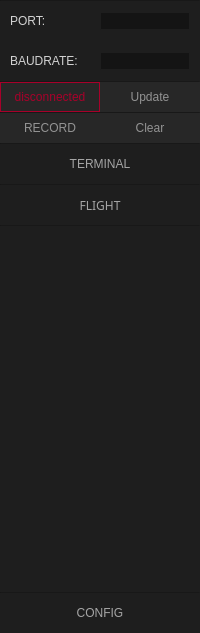
        <widget class="QFrame" name="fr_menu">
         <property name="minimumSize">
          <size>
           <width>200</width>
           <height>0</height>
          </size>
         </property>
         <property name="maximumSize">
          <size>
           <width>0</width>
           <height>16777215</height>
          </size>
         </property>
         <property name="styleSheet">
          <string notr="true">QPushButton {
	background-color: rgb(30, 30, 30);
	border: 0px;
	color: rgba(255, 255, 255, 0.6);
}

QPushButton:hover{
	color: rgba(255, 255, 255, 0.9);
	background-color: rgba(255, 255, 255, 0.1)
}
QPushButton:pressed{
	background-color: rgba(155, 155, 155, 0.2)
}

QFrame{
	background-color: rgb(30, 30, 30);
}

QLabel{
	color: rgba(255, 255, 255, 0.8);
}</string>
         </property>
         <property name="frameShape">
          <enum>QFrame::NoFrame</enum>
         </property>
         <property name="frameShadow">
          <enum>QFrame::Raised</enum>
         </property>
         <layout class="QVBoxLayout" name="verticalLayout_3">
          <property name="spacing">
           <number>0</number>
          </property>
          <property name="leftMargin">
           <number>0</number>
          </property>
          <property name="topMargin">
           <number>0</number>
          </property>
          <property name="rightMargin">
           <number>0</number>
          </property>
          <property name="bottomMargin">
           <number>0</number>
          </property>
          <item>
           <widget class="Line" name="line_5">
            <property name="minimumSize">
             <size>
              <width>200</width>
              <height>1</height>
             </size>
            </property>
            <property name="maximumSize">
             <size>
              <width>1</width>
              <height>1</height>
             </size>
            </property>
            <property name="styleSheet">
             <string notr="true">background-color: rgba(0, 0, 0, 0.1);</string>
            </property>
            <property name="orientation">
             <enum>Qt::Horizontal</enum>
            </property>
           </widget>
          </item>
          <item>
           <widget class="QFrame" name="fr_connection">
            <property name="minimumSize">
             <size>
              <width>200</width>
              <height>80</height>
             </size>
            </property>
            <property name="maximumSize">
             <size>
              <width>200</width>
              <height>80</height>
             </size>
            </property>
            <property name="styleSheet">
             <string notr="true">QComboBox{
	padding-left: 2px;
	border: 1px solid;
	border-color: rgb(30, 30, 30);
	color: rgba(255, 255, 255, 0.6);
	background-color: rgb(20, 20, 20);
	border-radius: 1px;
}

QComboBox:hover{
	background-color: rgb(22, 22, 22);
}

QComboBox:drop-down{
	border: 0px solid;
	color: rgba(255, 255, 255, 0.6);
}

QComboBox QAbstractItem{
    selection-background-color:   rgb(47, 175, 178);
    border: none;
}

QListView{
	color: rgba(255, 255, 255, 0.6);
	border: 0px;
}
</string>
            </property>
            <property name="frameShape">
             <enum>QFrame::NoFrame</enum>
            </property>
            <property name="frameShadow">
             <enum>QFrame::Raised</enum>
            </property>
            <layout class="QVBoxLayout" name="verticalLayout_2">
             <property name="spacing">
              <number>0</number>
             </property>
             <property name="leftMargin">
              <number>0</number>
             </property>
             <property name="topMargin">
              <number>0</number>
             </property>
             <property name="rightMargin">
              <number>0</number>
             </property>
             <property name="bottomMargin">
              <number>0</number>
             </property>
             <item>
              <widget class="QFrame" name="fr_ports">
               <property name="minimumSize">
                <size>
                 <width>200</width>
                 <height>40</height>
                </size>
               </property>
               <property name="maximumSize">
                <size>
                 <width>200</width>
                 <height>40</height>
                </size>
               </property>
               <property name="styleSheet">
                <string notr="true"/>
               </property>
               <property name="frameShape">
                <enum>QFrame::NoFrame</enum>
               </property>
               <property name="frameShadow">
                <enum>QFrame::Raised</enum>
               </property>
               <layout class="QHBoxLayout" name="horizontalLayout_4">
                <property name="spacing">
                 <number>0</number>
                </property>
                <property name="leftMargin">
                 <number>10</number>
                </property>
                <property name="topMargin">
                 <number>0</number>
                </property>
                <property name="rightMargin">
                 <number>10</number>
                </property>
                <property name="bottomMargin">
                 <number>0</number>
                </property>
                <item>
                 <widget class="QLabel" name="lb_Ports">
                  <property name="minimumSize">
                   <size>
                    <width>0</width>
                    <height>30</height>
                   </size>
                  </property>
                  <property name="maximumSize">
                   <size>
                    <width>16777215</width>
                    <height>30</height>
                   </size>
                  </property>
                  <property name="layoutDirection">
                   <enum>Qt::LeftToRight</enum>
                  </property>
                  <property name="styleSheet">
                   <string notr="true"/>
                  </property>
                  <property name="text">
                   <string>PORT:</string>
                  </property>
                  <property name="alignment">
                   <set>Qt::AlignLeading|Qt::AlignLeft|Qt::AlignVCenter</set>
                  </property>
                 </widget>
                </item>
                <item>
                 <widget class="QComboBox" name="cb_ports">
                  <property name="cursor">
                   <cursorShape>PointingHandCursor</cursorShape>
                  </property>
                  <property name="styleSheet">
                   <string notr="true">border-radius: 1px;</string>
                  </property>
                  <property name="placeholderText">
                   <string notr="true"/>
                  </property>
                 </widget>
                </item>
               </layout>
              </widget>
             </item>
             <item>
              <widget class="QFrame" name="fr_bauds">
               <property name="minimumSize">
                <size>
                 <width>200</width>
                 <height>40</height>
                </size>
               </property>
               <property name="maximumSize">
                <size>
                 <width>200</width>
                 <height>40</height>
                </size>
               </property>
               <property name="styleSheet">
                <string notr="true"/>
               </property>
               <property name="frameShape">
                <enum>QFrame::NoFrame</enum>
               </property>
               <property name="frameShadow">
                <enum>QFrame::Raised</enum>
               </property>
               <layout class="QHBoxLayout" name="horizontalLayout_3">
                <property name="spacing">
                 <number>0</number>
                </property>
                <property name="leftMargin">
                 <number>10</number>
                </property>
                <property name="topMargin">
                 <number>0</number>
                </property>
                <property name="rightMargin">
                 <number>10</number>
                </property>
                <property name="bottomMargin">
                 <number>0</number>
                </property>
                <item>
                 <widget class="QLabel" name="lb_Baudrate">
                  <property name="minimumSize">
                   <size>
                    <width>0</width>
                    <height>30</height>
                   </size>
                  </property>
                  <property name="maximumSize">
                   <size>
                    <width>16777215</width>
                    <height>30</height>
                   </size>
                  </property>
                  <property name="text">
                   <string>BAUDRATE:</string>
                  </property>
                  <property name="alignment">
                   <set>Qt::AlignLeading|Qt::AlignLeft|Qt::AlignVCenter</set>
                  </property>
                 </widget>
                </item>
                <item>
                 <widget class="QComboBox" name="cb_bauds">
                  <property name="cursor">
                   <cursorShape>PointingHandCursor</cursorShape>
                  </property>
                  <property name="styleSheet">
                   <string notr="true">border-radius: 1px;</string>
                  </property>
                  <property name="currentText">
                   <string/>
                  </property>
                  <property name="placeholderText">
                   <string notr="true"/>
                  </property>
                 </widget>
                </item>
               </layout>
              </widget>
             </item>
            </layout>
           </widget>
          </item>
          <item>
           <widget class="Line" name="line_6">
            <property name="minimumSize">
             <size>
              <width>200</width>
              <height>1</height>
             </size>
            </property>
            <property name="maximumSize">
             <size>
              <width>1</width>
              <height>1</height>
             </size>
            </property>
            <property name="styleSheet">
             <string notr="true">background-color: rgba(0, 0, 0, 0.1);</string>
            </property>
            <property name="orientation">
             <enum>Qt::Horizontal</enum>
            </property>
           </widget>
          </item>
          <item>
           <widget class="QFrame" name="fr_connection_btn">
            <property name="minimumSize">
             <size>
              <width>200</width>
              <height>30</height>
             </size>
            </property>
            <property name="maximumSize">
             <size>
              <width>200</width>
              <height>30</height>
             </size>
            </property>
            <property name="styleSheet">
             <string notr="true">QPushButton{
border:0px;
color: rgba(255, 255, 255, 0.5);
background-color: rgb(39, 39, 39);
}

QPushButton:hover{
background-color: rgba(155, 155, 155, 0.1)
}

QPushButton:pressed{
	background-color: rgba(155, 155, 155, 0.2)
}
</string>
            </property>
            <property name="frameShape">
             <enum>QFrame::NoFrame</enum>
            </property>
            <property name="frameShadow">
             <enum>QFrame::Raised</enum>
            </property>
            <layout class="QHBoxLayout" name="horizontalLayout_2">
             <property name="spacing">
              <number>0</number>
             </property>
             <property name="leftMargin">
              <number>0</number>
             </property>
             <property name="topMargin">
              <number>0</number>
             </property>
             <property name="rightMargin">
              <number>0</number>
             </property>
             <property name="bottomMargin">
              <number>0</number>
             </property>
             <item>
              <widget class="QPushButton" name="btn_connect_serial">
               <property name="sizePolicy">
                <sizepolicy hsizetype="Expanding" vsizetype="Expanding">
                 <horstretch>0</horstretch>
                 <verstretch>0</verstretch>
                </sizepolicy>
               </property>
               <property name="minimumSize">
                <size>
                 <width>100</width>
                 <height>30</height>
                </size>
               </property>
               <property name="maximumSize">
                <size>
                 <width>100</width>
                 <height>30</height>
                </size>
               </property>
               <property name="cursor">
                <cursorShape>PointingHandCursor</cursorShape>
               </property>
               <property name="styleSheet">
                <string notr="true">QPushButton{
color: rgb(168, 0, 42);
border: 0.5px solid;
border-color: rgb(168, 0, 42);
}

QPushButton:checked{
color:  rgb(140, 184, 84);
border: 0.5px solid;
border-color:  rgb(140, 184, 84);
}


</string>
               </property>
               <property name="text">
                <string>disconnected</string>
               </property>
               <property name="checkable">
                <bool>true</bool>
               </property>
              </widget>
             </item>
             <item>
              <widget class="QPushButton" name="btn_update_ports">
               <property name="sizePolicy">
                <sizepolicy hsizetype="Expanding" vsizetype="Expanding">
                 <horstretch>0</horstretch>
                 <verstretch>0</verstretch>
                </sizepolicy>
               </property>
               <property name="minimumSize">
                <size>
                 <width>100</width>
                 <height>30</height>
                </size>
               </property>
               <property name="maximumSize">
                <size>
                 <width>100</width>
                 <height>30</height>
                </size>
               </property>
               <property name="cursor">
                <cursorShape>PointingHandCursor</cursorShape>
               </property>
               <property name="styleSheet">
                <string notr="true"/>
               </property>
               <property name="text">
                <string>Update</string>
               </property>
              </widget>
             </item>
            </layout>
           </widget>
          </item>
          <item>
           <widget class="Line" name="line_7">
            <property name="minimumSize">
             <size>
              <width>200</width>
              <height>1</height>
             </size>
            </property>
            <property name="maximumSize">
             <size>
              <width>1</width>
              <height>1</height>
             </size>
            </property>
            <property name="styleSheet">
             <string notr="true">background-color: rgba(0, 0, 0, 0.1);</string>
            </property>
            <property name="orientation">
             <enum>Qt::Horizontal</enum>
            </property>
           </widget>
          </item>
          <item>
           <widget class="QFrame" name="fr_util_btn">
            <property name="minimumSize">
             <size>
              <width>200</width>
              <height>30</height>
             </size>
            </property>
            <property name="maximumSize">
             <size>
              <width>200</width>
              <height>30</height>
             </size>
            </property>
            <property name="styleSheet">
             <string notr="true">QPushButton{
border:0px;
color: rgba(255, 255, 255, 0.5);
background-color: rgb(39, 39, 39);
}

QPushButton:hover{
background-color: rgba(155, 155, 155, 0.1)
}

QPushButton:pressed{
	background-color: rgba(155, 155, 155, 0.2)
}
</string>
            </property>
            <property name="frameShape">
             <enum>QFrame::NoFrame</enum>
            </property>
            <property name="frameShadow">
             <enum>QFrame::Raised</enum>
            </property>
            <layout class="QHBoxLayout" name="horizontalLayout_6">
             <property name="spacing">
              <number>0</number>
             </property>
             <property name="leftMargin">
              <number>0</number>
             </property>
             <property name="topMargin">
              <number>0</number>
             </property>
             <property name="rightMargin">
              <number>0</number>
             </property>
             <property name="bottomMargin">
              <number>0</number>
             </property>
             <item>
              <widget class="QPushButton" name="btn_togle_log">
               <property name="sizePolicy">
                <sizepolicy hsizetype="Expanding" vsizetype="Expanding">
                 <horstretch>0</horstretch>
                 <verstretch>0</verstretch>
                </sizepolicy>
               </property>
               <property name="minimumSize">
                <size>
                 <width>100</width>
                 <height>30</height>
                </size>
               </property>
               <property name="maximumSize">
                <size>
                 <width>100</width>
                 <height>30</height>
                </size>
               </property>
               <property name="cursor">
                <cursorShape>PointingHandCursor</cursorShape>
               </property>
               <property name="styleSheet">
                <string notr="true">
QPushButton:checked{
color: rgb(140, 184, 84);
border: 0.5px solid;
border-color: rgb(140, 184, 84);
}
</string>
               </property>
               <property name="text">
                <string>RECORD</string>
               </property>
               <property name="checkable">
                <bool>true</bool>
               </property>
              </widget>
             </item>
             <item>
              <widget class="QPushButton" name="btn_clear">
               <property name="sizePolicy">
                <sizepolicy hsizetype="Expanding" vsizetype="Expanding">
                 <horstretch>0</horstretch>
                 <verstretch>0</verstretch>
                </sizepolicy>
               </property>
               <property name="minimumSize">
                <size>
                 <width>100</width>
                 <height>30</height>
                </size>
               </property>
               <property name="maximumSize">
                <size>
                 <width>100</width>
                 <height>30</height>
                </size>
               </property>
               <property name="cursor">
                <cursorShape>PointingHandCursor</cursorShape>
               </property>
               <property name="styleSheet">
                <string notr="true"/>
               </property>
               <property name="text">
                <string>Clear</string>
               </property>
              </widget>
             </item>
            </layout>
           </widget>
          </item>
          <item>
           <widget class="Line" name="line_9">
            <property name="minimumSize">
             <size>
              <width>200</width>
              <height>1</height>
             </size>
            </property>
            <property name="maximumSize">
             <size>
              <width>1</width>
              <height>1</height>
             </size>
            </property>
            <property name="styleSheet">
             <string notr="true">background-color: rgba(0, 0, 0, 0.1);</string>
            </property>
            <property name="orientation">
             <enum>Qt::Horizontal</enum>
            </property>
           </widget>
          </item>
          <item>
           <widget class="QPushButton" name="btn_menu_1">
            <property name="sizePolicy">
             <sizepolicy hsizetype="Expanding" vsizetype="Expanding">
              <horstretch>0</horstretch>
              <verstretch>0</verstretch>
             </sizepolicy>
            </property>
            <property name="minimumSize">
             <size>
              <width>200</width>
              <height>40</height>
             </size>
            </property>
            <property name="maximumSize">
             <size>
              <width>200</width>
              <height>40</height>
             </size>
            </property>
            <property name="cursor">
             <cursorShape>PointingHandCursor</cursorShape>
            </property>
            <property name="styleSheet">
             <string notr="true"/>
            </property>
            <property name="text">
             <string>TERMINAL</string>
            </property>
            <property name="checkable">
             <bool>false</bool>
            </property>
            <property name="checked">
             <bool>false</bool>
            </property>
           </widget>
          </item>
          <item>
           <widget class="Line" name="line_12">
            <property name="minimumSize">
             <size>
              <width>200</width>
              <height>1</height>
             </size>
            </property>
            <property name="maximumSize">
             <size>
              <width>1</width>
              <height>1</height>
             </size>
            </property>
            <property name="styleSheet">
             <string notr="true">background-color: rgba(0, 0, 0, 0.1);</string>
            </property>
            <property name="orientation">
             <enum>Qt::Horizontal</enum>
            </property>
           </widget>
          </item>
          <item>
           <widget class="QPushButton" name="btn_menu_2">
            <property name="sizePolicy">
             <sizepolicy hsizetype="Expanding" vsizetype="Expanding">
              <horstretch>0</horstretch>
              <verstretch>0</verstretch>
             </sizepolicy>
            </property>
            <property name="minimumSize">
             <size>
              <width>200</width>
              <height>40</height>
             </size>
            </property>
            <property name="maximumSize">
             <size>
              <width>200</width>
              <height>40</height>
             </size>
            </property>
            <property name="font">
             <font>
              <family>Arame Mono</family>
              <pointsize>9</pointsize>
              <italic>false</italic>
              <bold>false</bold>
              <stylestrategy>PreferAntialias</stylestrategy>
             </font>
            </property>
            <property name="cursor">
             <cursorShape>PointingHandCursor</cursorShape>
            </property>
            <property name="text">
             <string>FLIGHT</string>
            </property>
            <property name="checkable">
             <bool>false</bool>
            </property>
           </widget>
          </item>
          <item>
           <widget class="Line" name="line_8">
            <property name="minimumSize">
             <size>
              <width>200</width>
              <height>1</height>
             </size>
            </property>
            <property name="maximumSize">
             <size>
              <width>1</width>
              <height>1</height>
             </size>
            </property>
            <property name="styleSheet">
             <string notr="true">background-color: rgba(0, 0, 0, 0.1);</string>
            </property>
            <property name="orientation">
             <enum>Qt::Horizontal</enum>
            </property>
           </widget>
          </item>
          <item>
           <spacer name="verticalSpacer">
            <property name="orientation">
             <enum>Qt::Vertical</enum>
            </property>
            <property name="sizeHint" stdset="0">
             <size>
              <width>20</width>
              <height>366</height>
             </size>
            </property>
           </spacer>
          </item>
          <item>
           <widget class="Line" name="line_11">
            <property name="minimumSize">
             <size>
              <width>200</width>
              <height>1</height>
             </size>
            </property>
            <property name="maximumSize">
             <size>
              <width>200</width>
              <height>1</height>
             </size>
            </property>
            <property name="styleSheet">
             <string notr="true">background-color: rgba(0, 0, 0, 0.1);</string>
            </property>
            <property name="orientation">
             <enum>Qt::Horizontal</enum>
            </property>
           </widget>
          </item>
          <item>
           <widget class="QPushButton" name="btn_menu_config">
            <property name="sizePolicy">
             <sizepolicy hsizetype="Expanding" vsizetype="Expanding">
              <horstretch>0</horstretch>
              <verstretch>0</verstretch>
             </sizepolicy>
            </property>
            <property name="minimumSize">
             <size>
              <width>200</width>
              <height>40</height>
             </size>
            </property>
            <property name="maximumSize">
             <size>
              <width>200</width>
              <height>40</height>
             </size>
            </property>
            <property name="cursor">
             <cursorShape>PointingHandCursor</cursorShape>
            </property>
            <property name="text">
             <string>CONFIG</string>
            </property>
            <property name="checkable">
             <bool>false</bool>
            </property>
           </widget>
          </item>
         </layout>
        </widget>
